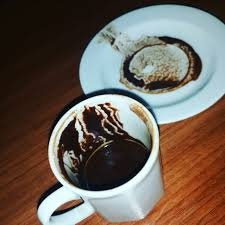
#> input picture data/training_images/coffee_20250105_150931.jpg, 225 x 225 px
$ python -i image_processor.py   (imports and definitions only)
#> lines starting #> are read from the running program, lines starting #| are printed output that depends on the picture
import cv2
import numpy as np
from PIL import Image
import tensorflow as tf

class ImageProcessor:
    def __init__(self):
        # Görüntü işleme parametreleri
        self.target_size = (224, 224)
        self.preprocessing_functions = {
            'coffee': self._preprocess_coffee_image,
            'palm': self._preprocess_palm_image
        }

    def process_coffee_cup(self, image_file):
        """Kahve fincanı fotoğrafını işler"""
        # Görüntüyü oku
        image = self._read_image(image_file)

        # Görüntüyü ön işle
        processed_image = self._preprocess_coffee_image(image)

        return processed_image

    # [9 lines left out: function process_palm_image, not called in this run]

    def _read_image(self, image_file):
        """Görüntü dosyasını okur ve numpy dizisine dönüştürür"""
        # PIL Image olarak oku
        image = Image.open(image_file)
#> image is the input picture: PIL image 225x225 RGB; mean R, G, B 108.9, 97.1, 87.4

        # RGB'ye dönüştür
        image = image.convert('RGB')

        # Numpy dizisine dönüştür
        image_array = np.array(image)

        return image_array

    def _preprocess_coffee_image(self, image):
        """Kahve fincanı görüntüsünü ön işler"""
        # Boyutu yeniden ayarla
        resized = cv2.resize(image, self.target_size)
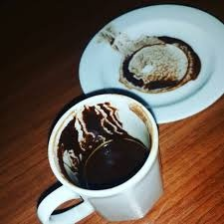
#> resized: shape (224, 224, 3); mean R, G, B 108.8, 96.9, 87.3

        # Görüntüyü normalize et
        normalized = resized / 255.0

        # Kontrast artır
        enhanced = self._enhance_contrast(normalized)

        # Kenarları belirginleştir
        edges = self._detect_edges(enhanced)

        return edges

    # [12 lines left out: function _preprocess_palm_image, not called in this run]

    def _enhance_contrast(self, image):
        """Görüntü kontrastını artırır"""
        # Lab renk uzayına dönüştür
        lab = cv2.cvtColor((image * 255).astype(np.uint8), cv2.COLOR_RGB2LAB)
#> lab: shape (224, 224, 3); mean of channels 0, 1, 2 103.6, 133.2, 136.4

        # L kanalını eşitle
        l, a, b = cv2.split(lab)
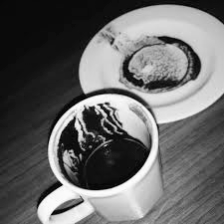
#> l: shape (224, 224); min 3, max 253, mean 103.6
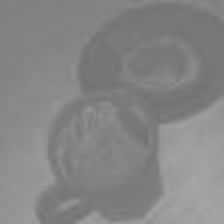
#> a: shape (224, 224); min 113, max 167, mean 133.2
        clahe = cv2.createCLAHE(clipLimit=3.0, tileGridSize=(8,8))
        cl = clahe.apply(l)
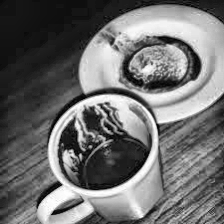
#> cl: shape (224, 224); min 2, max 255, mean 109.7

        # Kanalları birleştir
        enhanced_lab = cv2.merge((cl, a, b))
#> enhanced_lab: shape (224, 224, 3); mean of channels 0, 1, 2 109.7, 133.2, 136.4

        # RGB'ye geri dönüştür
        enhanced_rgb = cv2.cvtColor(enhanced_lab, cv2.COLOR_LAB2RGB)
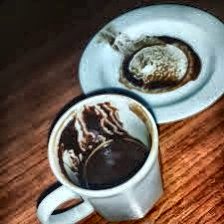
#> enhanced_rgb: shape (224, 224, 3); mean R, G, B 114.6, 102.2, 92.7

        return enhanced_rgb / 255.0

    def _detect_edges(self, image):
        """Görüntüdeki kenarları tespit eder"""
        # Gri tonlamaya dönüştür
        gray = cv2.cvtColor((image * 255).astype(np.uint8), cv2.COLOR_RGB2GRAY)

        # Gürültüyü azalt
        blurred = cv2.GaussianBlur(gray, (5, 5), 0)
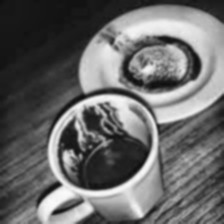
#> blurred: shape (224, 224); min 14, max 250, mean 104.8

        # Kenarları tespit et
        edges = cv2.Canny(blurred, 50, 150)
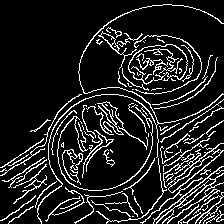
#> edges: shape (224, 224); 13.1% white in thin lines or dots

        return edges

    # [20 lines left out: function _enhance_palm_lines, not called in this run]

>>> result = ImageProcessor().process_coffee_cup('../../data/training_images/coffee_20250105_150931.jpg')
